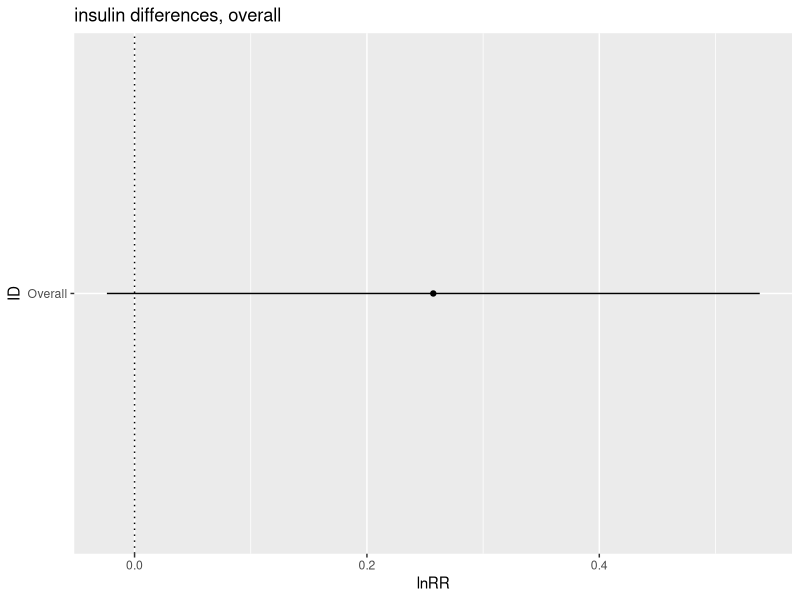
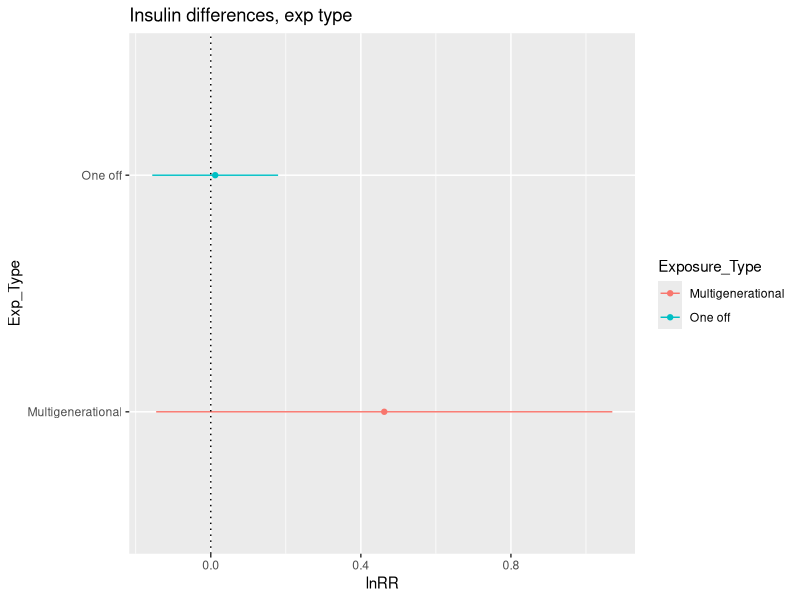
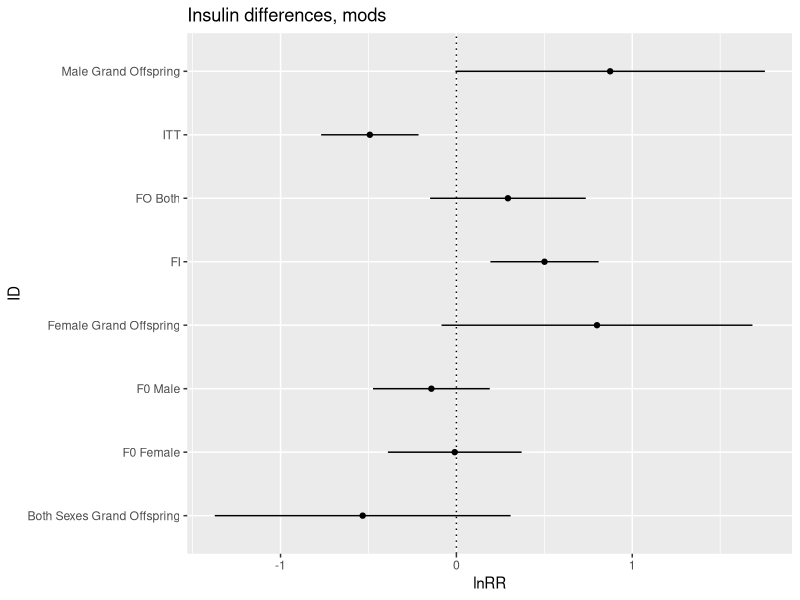
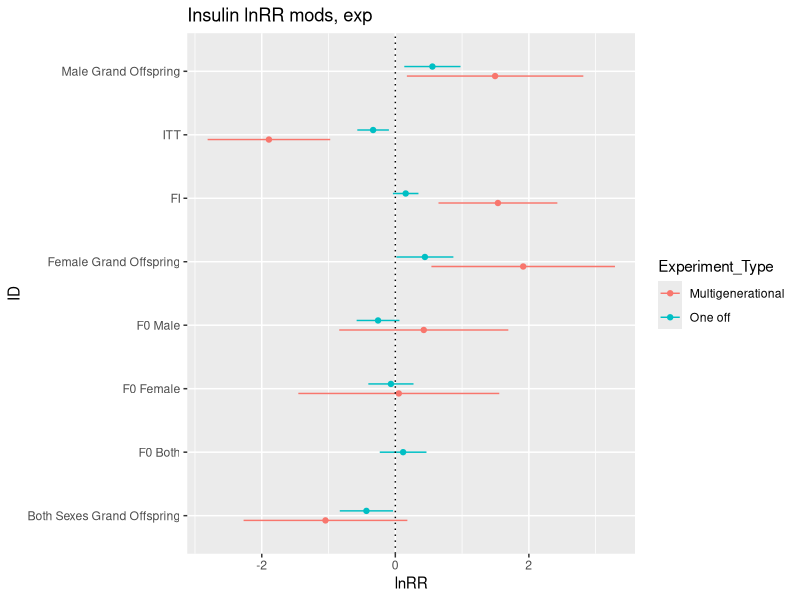

Write R code to recreate these figures, in order. (Note: this script raises an error after producing the figures.)
## ---- chunk 1
library(tidyverse)
library(openxlsx)  
library(knitr)
library(metafor)
library(ggplot2)
library(readxl)
## ---- chunk 2
Insulin_lnRR <- read.csv("../data/Insulin_lnRR.csv") 

#Subsetting

Insulin_MG <- subset(Insulin_lnRR, Insulin_lnRR$Exposure_Type == "Multigenerational")

Insulin_OF <- subset(Insulin_lnRR, Insulin_lnRR$Exposure_Type == "One off")

## ---- chunk 3

#Overall analysis, not split

Insulin_overall_lnRR_0mods <- rma.mv(yi, vi,random = list(~1|Paper_ID,~1|Cohort_ID), data=Insulin_lnRR, method = 'REML')

summary(Insulin_overall_lnRR_0mods)



#Tibble of overall results

Insulin_overall_lnRR <- tibble(
  ID = "Overall", 
  lnRR = 0.2571,
  ci.lb = -0.0238,
  ci.ub = 0.5381
)

plot_insulin_overall <- ggplot(Insulin_overall_lnRR, aes(x=ID, y=lnRR)) + 
  geom_errorbar(aes(ymin=ci.lb, ymax=ci.ub), width = 0, position = position_dodge(0.3)) +
  geom_point(aes(x = ID, y = lnRR), position = position_dodge(0.3))+
  geom_hline(yintercept = 0, lty = "dotted") +
  labs(title ="insulin differences, overall", x = "ID", y = "lnRR") +
  coord_flip()
plot_insulin_overall
## ---- chunk 4

#MG then OF

Insulin_overall_MG <- rma.mv(yi, vi, random = list(~1|Paper_ID,~1|Cohort_ID), data=Insulin_MG, method = 'REML')

summary(Insulin_overall_MG)

Insulin_overall_OF <- rma.mv(yi, vi, random = list(~1|Paper_ID,~1|Cohort_ID), data=Insulin_OF, method = 'REML')

summary(Insulin_overall_OF)


#Tibble of results

Insulin_Exp_lnRR <- tibble(
  Exposure_Type = c("Multigenerational", "One off"),
  lnRR = c(0.4624,0.0118),
  ci.lb = c(-0.1455, -0.1559),
  ci.ub = c(1.0703, 0.1795)
)

Insulin_Exp_lnRR



#Plotting when split by exp type

plot_insulin_exp_type <- ggplot(Insulin_Exp_lnRR, aes(x=Exposure_Type, y=lnRR, colour = Exposure_Type)) + 
  geom_errorbar(aes(ymin=ci.lb, ymax=ci.ub), width = 0, position = position_dodge(0.3)) +
  geom_point(aes(x = Exposure_Type, y = lnRR), position = position_dodge(0.3))+
  geom_hline(yintercept = 0, lty = "dotted") +
  labs(title ="Insulin differences, exp type", x = "Exp_Type", y = "lnRR") +
  coord_flip()
plot_insulin_exp_type
## ---- chunk 5
#Adding moderators
Insulin_F0 <- rma.mv(yi, vi, mods = ~F0_Parent_Exposed, random = list(~1|Paper_ID,~1|Cohort_ID), data=Insulin_lnRR, method = 'REML')

summary(Insulin_F0)

Insulin_Sex <- rma.mv(yi, vi, mods = ~Sex, random = list(~1|Paper_ID,~1|Cohort_ID), data=Insulin_lnRR, method = 'REML')

summary(Insulin_Sex)

Insulin_Test_Type <- rma.mv(yi, vi, mods = ~Trait_Info, random = list(~1|Paper_ID,~1|Cohort_ID), data=Insulin_lnRR, method = 'REML')

Insulin_Test_Type

#Tibble of results

Insulin_Mods_lnRR <- tibble(
  ID = c("FO Both", "F0 Female", "F0 Male", "Both Sexes Grand Offspring", "Female Grand Offspring", "Male Grand Offspring", "FI", "ITT"),
  lnRR = c(0.2931,-0.0093,-0.1422,-0.5329,0.7995,0.8744,0.5011,-0.4922),
  ci.lb = c(-0.1495,-0.3894,-0.4742,-1.3740,-0.0845,-0.0054,0.1935,-0.7691),
  ci.ub = c(0.7357,0.3708,0.1898,0.3082,1.6836,1.7543,0.8088,-0.2152)
)

plot_insulin_mods <- ggplot(Insulin_Mods_lnRR, aes(x=ID, y=lnRR)) + 
  geom_errorbar(aes(ymin=ci.lb, ymax=ci.ub), width = 0, position = position_dodge(0.3)) +
  geom_point(aes(x = ID, y = lnRR), position = position_dodge(0.3))+
  geom_hline(yintercept = 0, lty = "dotted") +
  labs(title ="Insulin differences, mods", x = "ID", y = "lnRR") +
  coord_flip()
plot_insulin_mods

## ---- chunk 6

#splitting by exposure type

Insulin_MG_F0 <- rma.mv(yi, vi, mods = ~F0_Parent_Exposed, random = list(~1|Paper_ID,~1|Cohort_ID), data=Insulin_MG, method = 'REML')

summary(Insulin_MG_F0)


Insulin_OF_F0 <- rma.mv(yi, vi, mods = ~F0_Parent_Exposed, random = list(~1|Paper_ID,~1|Cohort_ID), data=Insulin_OF, method = 'REML')

summary(Insulin_OF_F0)

Insulin_MG_Sex <- rma.mv(yi, vi, mods = ~Sex, random = list(~1|Paper_ID,~1|Cohort_ID), data=Insulin_MG, method = 'REML')

summary(Insulin_MG_Sex)


Insulin_OF_Sex <- rma.mv(yi, vi, mods = ~Sex, random = list(~1|Paper_ID,~1|Cohort_ID), data=Insulin_OF, method = 'REML')

summary(Insulin_OF_Sex)

Insulin_Test_type_MG <- rma.mv(yi, vi, mods = ~Trait_Info, random = list(~1|Paper_ID,~1|Cohort_ID), data=Insulin_MG, method = 'REML')

Insulin_Test_type_MG

Insulin_Test_type_OF <- rma.mv(yi, vi, mods = ~Trait_Info, random = list(~1|Paper_ID,~1|Cohort_ID), data=Insulin_OF, method = 'REML')

Insulin_Test_type_OF

#Tibble of results

Insulin_Mods_lnRR_exp <- tibble(
  Experiment_Type = c("Multigenerational","Multigenerational", "One off","One off","One off", "Multigenerational","Multigenerational","Multigenerational", "One off","One off","One off", "Multigenerational","Multigenerational", "One off","One off"),
  ID = c("F0 Male", "F0 Female", "F0 Both", "F0 Female", "F0 Male", "Both Sexes Grand Offspring", "Female Grand Offspring", "Male Grand Offspring", "Both Sexes Grand Offspring", "Female Grand Offspring", "Male Grand Offspring", "FI", "ITT", "FI", "ITT"), 
  lnRR = c(0.4261,0.0522,0.1168,-0.0658,-0.2588,-1.0460,1.9148,1.4942,-0.4329,0.4431,0.5554,1.5366,-1.8927,0.1554,-0.3326),
  ci.lb = c(-0.8399,-1.4525,-0.2329,-0.4042,-0.5794,-2.2723,0.5403,0.1729,-0.8318,0.0169,0.1344,0.6465,-2.8107,-0.0357,-0.5693),
  ci.ub = c(1.6920,1.5569,0.4665,0.2725,0.0618,0.1803,3.2894,2.8155,-0.0340,0.8694,0.9764,2.4266,-0.9748,0.3464,-0.0960)
)

Insulin_Mods_lnRR_exp

plot_lnRR_insulin_mods_exp <- ggplot(Insulin_Mods_lnRR_exp, aes(x=ID, y=lnRR, colour=Experiment_Type)) + 
  geom_errorbar(aes(ymin=ci.lb, ymax=ci.ub), width = 0, position = position_dodge(0.3)) +
  geom_point(aes(x = ID, y = lnRR), position = position_dodge(0.3))+
  geom_hline(yintercept = 0, lty = "dotted") +
  labs(title ="Insulin lnRR mods, exp", x = "ID", y = "lnRR") +
  coord_flip()
 
plot_lnRR_insulin_mods_exp
## ---- chunk 7
#Subset Insulin Data
Insulin_lnCVR <- subset(Effect_Size_All_Traits_lnCVR, Effect_Size_All_Traits_lnCVR$Trait == "Insulin")



#Errors with spaces and converting back to factor
Insulin_lnCVR$Sex <- gsub("Both ", "Both", Insulin_lnCVR$Sex) 
Insulin_lnCVR$Sex <- as.factor(Insulin_lnCVR$Sex)

#Convert trait info into factor ?



#Subetting into MG and OF



Insulin_lnCVR_MG <- subset(Insulin_lnCVR, Insulin_lnCVR$Exposure_Type == "Multigenerational")

Insulin_lnCVR_OF <- subset(Insulin_lnCVR, Insulin_lnCVR$Exposure_Type == "One off")

## ---- chunk 8

#Overall analysis, not split

Insulin_overall_lnCVR_0mods <- rma.mv(yi, vi, random = list(~1|Paper_ID,~1|Cohort_ID), data=Insulin_lnCVR, method = 'REML')

summary(Insulin_overall_lnCVR_0mods)

#Tibble of overall results

Insulin_overall_lnCVR <- tibble(
  ID = "Overall", 
  lnCVR = -0.1232,
  ci.lb = -0.4539,
  ci.ub = 0.2075
)

plot_insulin_overall_lnCVR <- ggplot(Insulin_overall_lnCVR, aes(x=ID, y=lnCVR)) + 
  geom_errorbar(aes(ymin=ci.lb, ymax=ci.ub), width = 0, position = position_dodge(0.3)) +
  geom_point(aes(x = ID, y = lnCVR), position = position_dodge(0.3))+
  geom_hline(yintercept = 0, lty = "dotted") +
  labs(title ="insulin variance, overall", x = "ID", y = "lnCVR") +
  coord_flip()
plot_insulin_overall_lnCVR
## ---- chunk 9

# Modelling all traits with no mods MG (lnCVR)
Insulin_lnCVR_0mods_MG <- rma.mv(yi, vi, random = list(~1|Paper_ID,~1|Cohort_ID), data=Insulin_lnCVR_MG, method = 'REML')


summary(Insulin_lnCVR_0mods_MG)

# Modelling all traits with no mods OF (lnCVR)
Insulin_lnCVR_0mods_OF <- rma.mv(yi, vi, random = list(~1|Paper_ID,~1|Cohort_ID), data=Insulin_lnCVR_OF, method = 'REML')

summary(Insulin_lnCVR_0mods_OF)

#Tibble of results

Insulin_Exp_lnCVR <- tibble(
  Exposure_Type = c("Multigenerational", "One off"),
  lnCVR = c(0.1050,-0.2690),
  ci.lb = c(-0.4717,-0.6517),
  ci.ub = c(0.6816,0.1137)
)

Insulin_Exp_lnCVR



#Plotting when split by exp type

plot_insulin_exp_type_lnCVR <- ggplot(Insulin_Exp_lnCVR, aes(x=Exposure_Type, y=lnCVR, colour = Exposure_Type)) + 
  geom_errorbar(aes(ymin=ci.lb, ymax=ci.ub), width = 0, position = position_dodge(0.3)) +
  geom_point(aes(x = Exposure_Type, y = lnCVR), position = position_dodge(0.3))+
  geom_hline(yintercept = 0, lty = "dotted") +
  labs(title ="insulin variance, exp type", x = "Exp_Type", y = "lnCVR") +
  coord_flip()
plot_insulin_exp_type_lnCVR


## ---- chunk 10
#Adding moderators
Insulin_F0_lnCVR <- rma.mv(yi, vi, mods = ~F0_Parent_Exposed, random = list(~1|Paper_ID,~1|Cohort_ID), data=Insulin_lnCVR, method = 'REML')

summary(Insulin_F0_lnCVR)

Insulin_Sex_lnCVR <- rma.mv(yi, vi, mods = ~Sex, random = list(~1|Paper_ID,~1|Cohort_ID), data=Insulin_lnCVR, method = 'REML')

summary(Insulin_Sex_lnCVR)

Insulin_Test_Type_lnCVR <- rma.mv(yi, vi, mods = ~Trait_Info, random = list(~1|Paper_ID,~1|Cohort_ID), data=Insulin_lnCVR, method = 'REML')

Insulin_Test_Type_lnCVR

#Tibble of results

Insulin_Mods_lnCVR <- tibble(
  ID = c("F0 Both", "F0 Female", "F0 Male", "Both Sexes Grand Offspring", "Female Grand Offspring", "Male Grand Offspring", "FI", "ITT"),
  lnCVR = c(0.0946,-0.1832,-0.3537,0.1732,-0.1528,-0.4194,-0.3968,0.5941),
  ci.lb = c(-0.5591,-0.8069,-0.8886,-0.9596,-1.3508,-1.6080,-0.7505,0.1508),
  ci.ub = c(0.7484,0.4404,0.1812,1.3060,1.0452,0.7692,-0.0432,1.0373)
)

plot_insulin_mods_lnCVR <- ggplot(Insulin_Mods_lnCVR, aes(x=ID, y=lnCVR)) + 
  geom_errorbar(aes(ymin=ci.lb, ymax=ci.ub), width = 0, position = position_dodge(0.3)) +
  geom_point(aes(x = ID, y = lnCVR), position = position_dodge(0.3))+
  geom_hline(yintercept = 0, lty = "dotted") +
  labs(title ="Insulin variance, mods", x = "ID", y = "lnCVR") +
  coord_flip()
plot_insulin_mods_lnCVR
